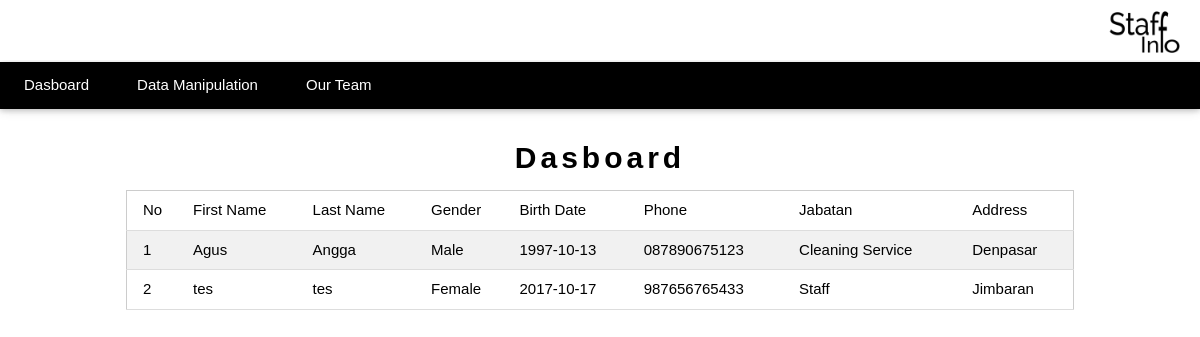
The page / on the database its author committed.
### tables this page shows
CREATE TABLE `tb_pegawai` (
  `id_pegawai` int(11) NOT NULL,
  `nama_depan` varchar(20) DEFAULT NULL,
  `nama_belakang` varchar(20) DEFAULT NULL,
  `jenis_kelamin` enum('Male','Female') DEFAULT NULL,
  `tanggal_lahir` date DEFAULT NULL,
  `no_hp` varchar(12) DEFAULT NULL,
  `jabatan` enum('Staff','Engineering','Cleaning Service') DEFAULT NULL,
  `alamat` varchar(50) DEFAULT NULL,
  PRIMARY KEY (`id_pegawai`)
);

### index.php (the view, shortened to what this page needs)
<?php
	include 'koneksi.php';
	$sql = "SELECT * FROM tb_pegawai";
	$hasil = mysqli_query($con, $sql);
?>
<!DOCTYPE html>
<html>
<head>
	<link rel="stylesheet" href="materialize/w3.css">
</head>
<body>
	<div class="w3-bar w3-top w3-white w3-xlarge" style="z-index:4">
		<span class="w3-bar-item w3-right"><img src="image/logoFix.png" class="w3-round w3-right" style="width:20%"></span>
	</div>
	<div class="w3-top" style="padding-top:62px">
		<div class="w3-bar w3-black w3-card-2">
			<a href="#" class="w3-bar-item w3-button w3-padding-large">Dasboard</a>
			<a href="login.php" class="w3-bar-item w3-button w3-padding-large w3-hide-small">Data Manipulation</a>
			<a href="#ourTeam" class="w3-bar-item w3-button w3-padding-large w3-hide-small">Our Team</a>
		</div>
	</div>
	<div class="w3-content" style="margin-top:70px;">
		<header class="w3-container w3-center" style="padding-top:55px">
			<h2 class="w3-wide"><b>Dasboard</b></h2>
		</header>
		<div class="w3-container w3-center">
			<table class="w3-table w3-striped w3-bordered w3-border w3-hoverable w3-white">
				<tr>
					<td>No</td>
					<td>First Name</td>
					<td>Last Name</td>
					<td>Gender</td>
					<td>Birth Date</td>
					<td>Phone</td>
					<td>Jabatan</td>
					<td>Address</td>
				</tr>
				<?php
					$i=1;
					while($pegawai = mysqli_fetch_array($hasil)){
						echo "<tr>
								<td>$i</td>
								<td>$pegawai[nama_depan]</td>
								<td>$pegawai[nama_belakang]</td>
								<td>$pegawai[jenis_kelamin]</td>
								<td>$pegawai[tanggal_lahir]</td>
								<td>$pegawai[no_hp]</td>
								<td>$pegawai[jabatan]</td>
								<td>$pegawai[alamat]</td>
								</tr>";
						$i++;
					}
				?>
			</table>
		</div>
	</div>
</body>
</html>

### index.php (style rules this page uses)
html, body, h1, h2, h3, h4, h5 { font-family: "Raleway", sans-serif }

### rows shown on the page
tb_pegawai: nama_depan "Agus", nama_belakang "Angga", jenis_kelamin "Male", tanggal_lahir "1997-10-13", no_hp "087890675123", jabatan "Cleaning Service", alamat "Denpasar"
tb_pegawai: nama_depan "tes", nama_belakang "tes", jenis_kelamin "Female", tanggal_lahir "2017-10-17", no_hp "987656765433", jabatan "Staff", alamat "Jimbaran"
